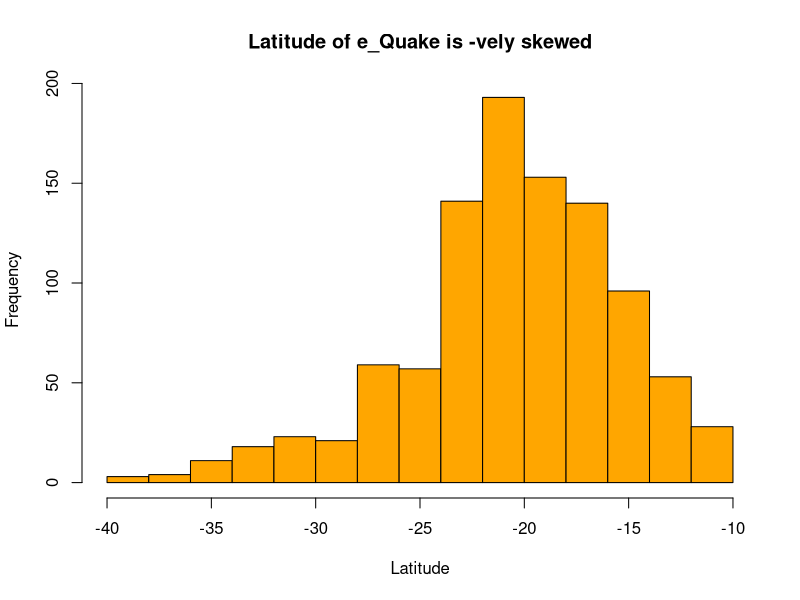
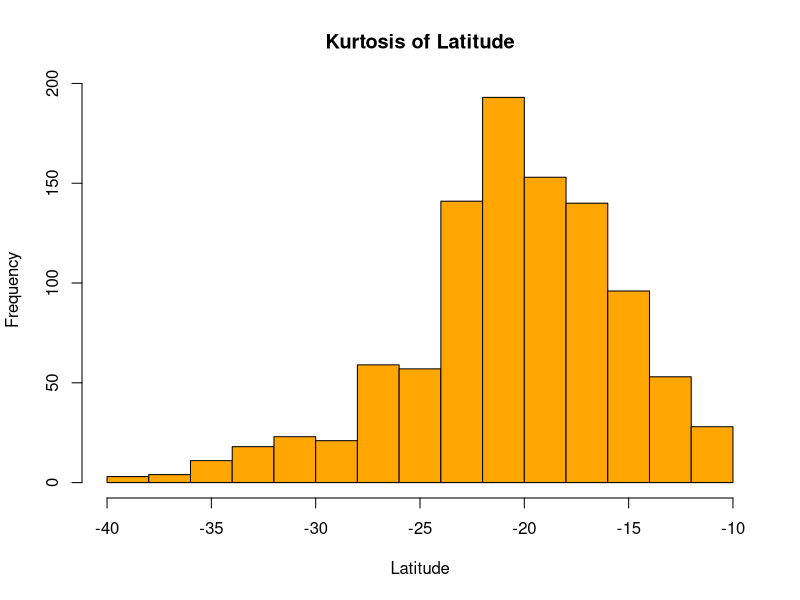
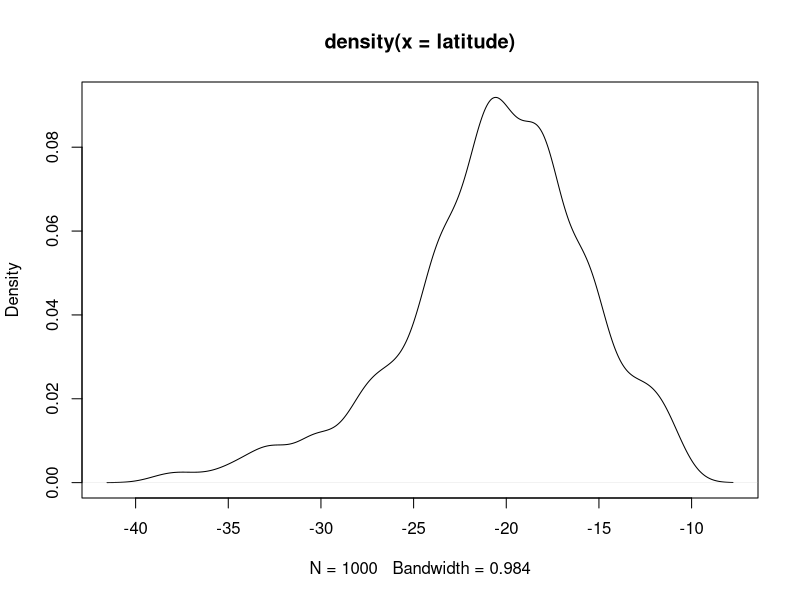
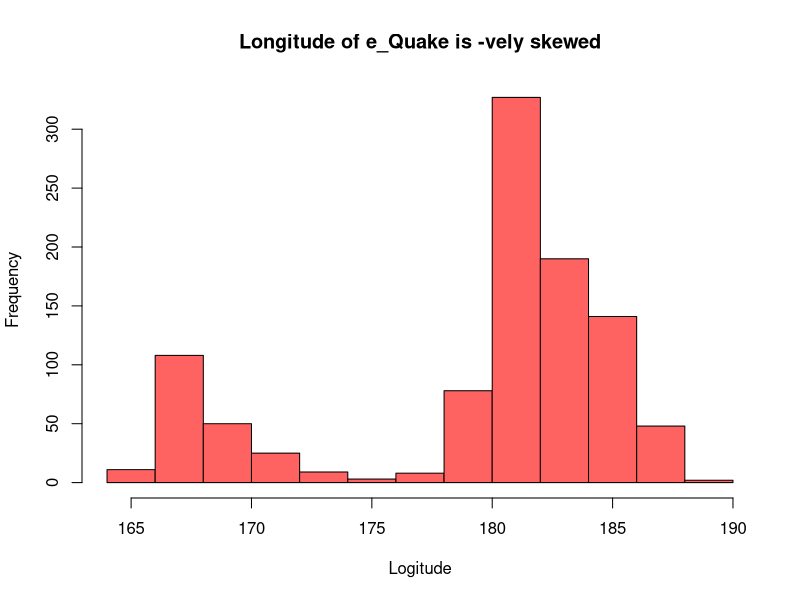
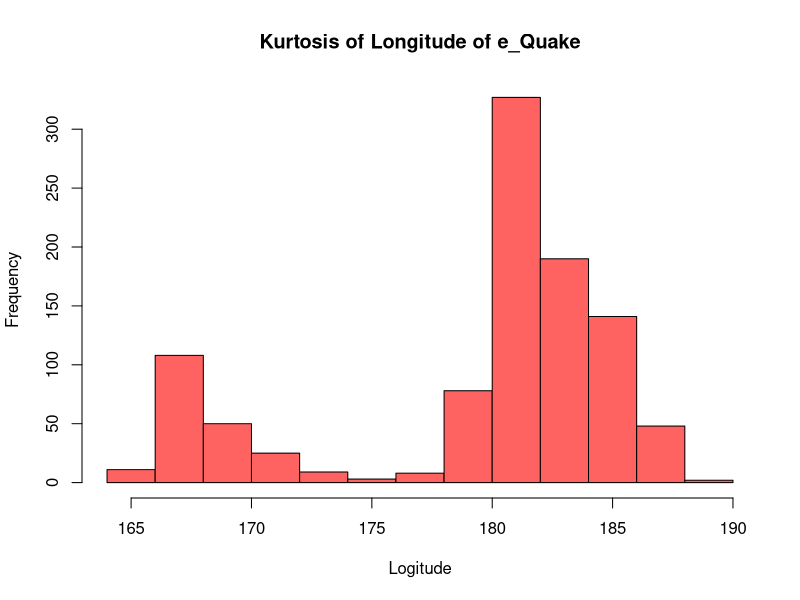
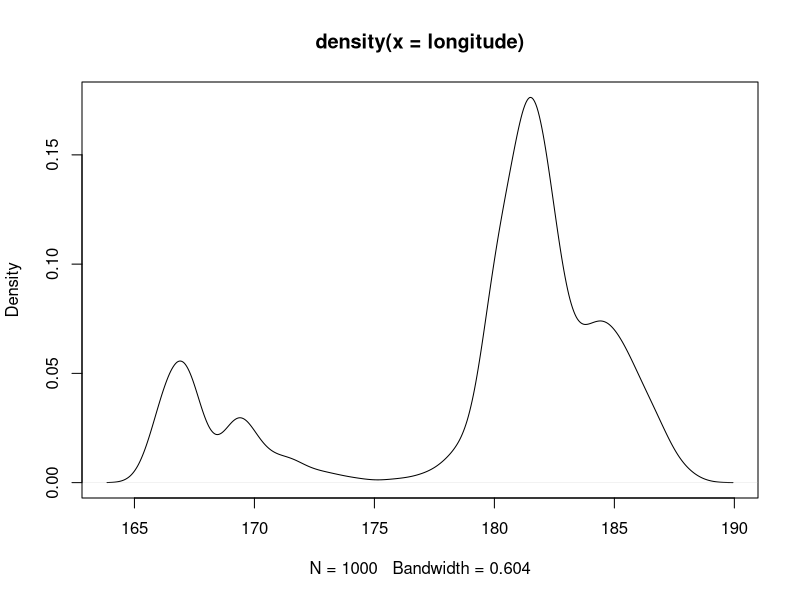
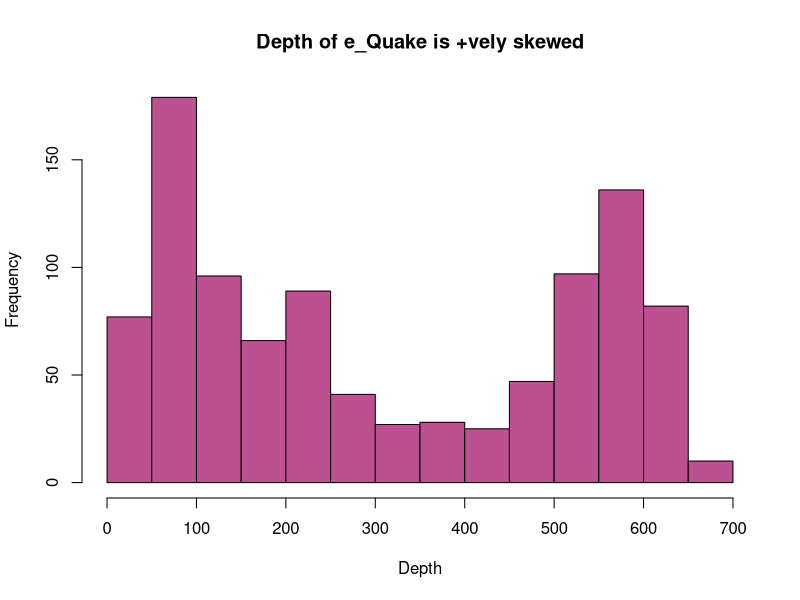
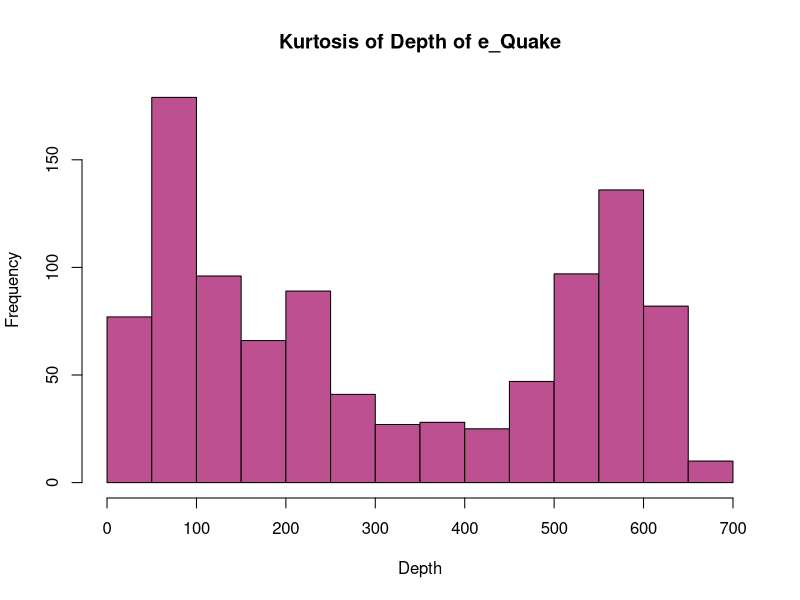

Recreate these plots in R, in order. (Note: this script raises an error after producing the figures.)
#Storing numerical and string values in 1D Data dataset and assigning it to var
var<- c (1,2,3,"John","@")
#repeat no 1 five times
rep(1,5) 

#To display numbers from 2-6 are displayed
seq(2,6)

#if we want Nos in a certain interval in this case its 3
seq(2,6,by=3)

# Storing data set in x and y
x<-c(1,2,3,4,5) #Assigning values to x
y<-c(5,6,7,8,9) #Assigning values to y

#Arithmetic Operation
x+y          #Addition 
sqrt(x)      #Square root of x
x*y          #Multiplication
y%%x         #Divide
sqrt(y)      #Square root of y
exp(x)       #Exponential


#To access a value from X& Y x[index no]
y[3]    #3rd index in y
x[4]    #4th index in x
y[-5]       #to exclude 5th index value from y
y[-2]       #to exclude 2nd index value from y
y<9        # if values in the dataset y are less than 9 then TRUE else FALSE

y[y<9]-2    #Subtract 2 from Values below 9 
#All values below are replaced by 2
y[y<9]=2 
y

a<-7
b<-2
a%%b        #a divided by b
a%%2        #a divided by 2

#Dataframe 

ab<-data.frame(Name=c("John","Mark","Rob","Steve","Micheal"),Height=c(100,200,432,443,123),Weight=c(121,345,230,345,544))
ab

ab$Name   #To extract all values of Col1
ab$Height #To extract all values of Col2
ab$Weight #To extract all values of Col3

ab[2,3]           #To access a certain point value ab[row,column]
ab[1,3]
ab[2]             #To display 2nd Col
ab[,'Weight']     #To display 2nd Col values

ab[1:3,'Name']       #To display row 1 to 3 and col1
ab[c(1,2,3),1]       #To display row 1 to 3 and col1
ab[c(1,2,3),'Name']  #To display row 1 to 3 and col1

ab[4,c(1,3)]      #To access a row ab[row_no,c(col_no)]
ab[4,1:3]         #To access R4 and column from 1 to 3

ab[c(2,3),c(2,3)] #To access R2 R3 & C2 C3
ab[c(2,4), ]      #To access R2 R4 and all columns

#Slicing of Dataframe 

df<-data.frame(x=1:3,y=c('a','b','c'))
df

df[1,]              #To extract 1st row
df[1,c(1,2)]        #To extract 1st row by using column number
df[1,c('x','y')]    #To extract 1st row specify all the column names and express them as Atomic vectors [c('x','y')]

df[,1]              #To extract only C1
df[,2]              #To extract only C2

df[1,1]             #To extract R1 C1
df[1,'x']           #To extract R1 C1

df[1,2]             #To extract R1 C2
df[1,'y']           #To extract R1 C2

df[c(1,3),2]        #To extract R1 C2 & R3 C2
df[c(1,3),'y']      #To extract R1 C2 & R3 C2

df[c(1,3),1]        #To extract R1 C1 & R3 C1
df[c(1,3),'x']      #To extract R1 C1 & R3 C1

df[c(1,3),]           #To extract R1C1 R1C2 & R3C1 R3C2
df[c(1,3),c(1,2)]     #To extract R1C1 R1C2 & R3C1 R3C2
df[c(1,3),c('x','y')] #To extract R1C1 R1C2 & R3C1 R3C2

df[-1]   #1st column excluded
df[-2]   #2nd column excluded
df[2,-2] #2nd row second column excluded


#Homework Earthquake Data set
library(e1071)

e_quakes<- datasets::quakes
e_quakes

#-----------Calculate Variance of Earthquake------------------ 

var(e_quakes$lat)      #Variance of Col1
var(e_quakes$long)     #Variance of Col2
var(e_quakes$depth)    #Variance of Col3
var(e_quakes$mag)      #Variance of Col4
var(e_quakes$stations) #Variance of Col5

# -----------------------Skewness----------------------

#***Column  Lat is left skewed ,since the skewness of lat is negative and mass is concentrated towards right and skewed towards left
  
latitude <-e_quakes$lat  # Storing the values of lat column in latitude

mean(latitude)       # Calculate mean of column lat

skewness(latitude)       # Print skewness of distribution

# Histogram of distribution
hist(latitude,main = "Latitude of e_Quake is -vely skewed"
     ,xlab = "Latitude", col="#ffa600")

kurtosis(latitude)       # Print Kurtosis of distribution

# Histogram of distribution
hist(latitude,main = "Kurtosis of Latitude"
     ,xlab = "Latitude", col="#ffa600", border=T)

plot(density(latitude))   #Density


#***Column  Long is left skewed ,since the skewness of long is negative and mass is concentrated towards right and skewed towards left

longitude <-e_quakes$long  #Storing the values of long column in longitude

mean(longitude)            #Calculate mean of column long

skewness(longitude)         # Print skewness of distribution

# Histogram of distribution
hist(longitude,main = "Longitude of e_Quake is -vely skewed",
     xlab = "Logitude", col="#ff6361")

kurtosis(longitude)       # Print Kurtosis of distribution

# Histogram of distribution
hist(longitude,main = "Kurtosis of Longitude of e_Quake",
     xlab = "Logitude", col="#ff6361")

plot(density(longitude))

#***Column  Depth is right skewed ,since the skewness of depth is positive and mass is concentrated towards left and skewed towards right

dep <-e_quakes$depth  #Storing the values of depth column in dep

mean(dep)             #Calculate mean of column depth

skewness(dep)        # Print skewness of distribution

# Histogram of distribution
hist(dep, main ='Depth of e_Quake is +vely skewed',
     xlab = 'Depth', col='#bc5090') 

kurtosis(dep)       # Print Kurtosis of distribution

# Histogram of distribution
hist(dep, main ='Kurtosis of Depth of e_Quake',
     xlab = 'Depth', col='#bc5090') 

plot(density(dep))

#***Column  Mag is right skewed ,since the skewness of depth is positive and mass is concentrated towards left and skewed towards right

magnitude <-e_quakes$mag  #Storing the values of mag column in magnitude

mean(magnitude)           #Calculate mean of column depth

skewness(magnitude)        # Print skewness of distribution

# Histogram of distribution
hist(magnitude, main ='Magnitude of e_Quake is +vely skewed',
     xlab = 'Magnitude', col='#58508d')

kurtosis(m)       # Print Kurtosis of distribution

# Histogram of distribution
hist(magnitude, main ='Kurtosis of Magnitude of e_Quake',
     xlab = 'Magnitude', col='#58508d')

plot(density(magnitude))

#***Column  Stations is right skewed ,since the skewness of stations is positive and mass is concentrated towards left and skewed towards right

st <-e_quakes$stations  #Storing the values of stations column in st

mean(st)           #Calculate mean of column depth

skewness(st)        # Print skewness of distribution

# Histogram of distribution
hist(st, main ='Stations of e_Quake is +vely skewed',
     xlab = 'Stations', col='#003f5c', border = F) 

kurtosis(st)       # Print Kurtosis of distribution

# Histogram of distribution
hist(st, main ='Kurtosis of Stations of e_Quake',
     xlab = 'Stations', col='#003f5c', border = F) 

plot(density(st))




